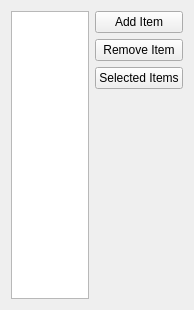
<?xml version="1.0" encoding="UTF-8"?>
<ui version="4.0">
 <class>Widget</class>
 <widget class="QWidget" name="Widget">
  <property name="geometry">
   <rect>
    <x>0</x>
    <y>0</y>
    <width>194</width>
    <height>310</height>
   </rect>
  </property>
  <property name="windowTitle">
   <string>Widget</string>
  </property>
  <layout class="QHBoxLayout" name="horizontalLayout">
   <item>
    <widget class="QListWidget" name="listWidget"/>
   </item>
   <item>
    <layout class="QVBoxLayout" name="verticalLayout">
     <item>
      <widget class="QPushButton" name="addItemButton">
       <property name="text">
        <string>Add Item</string>
       </property>
      </widget>
     </item>
     <item>
      <widget class="QPushButton" name="removeItemButton">
       <property name="text">
        <string>Remove Item</string>
       </property>
      </widget>
     </item>
     <item>
      <widget class="QPushButton" name="selectedItemsButton">
       <property name="text">
        <string>Selected Items</string>
       </property>
      </widget>
     </item>
     <item>
      <spacer name="verticalSpacer">
       <property name="orientation">
        <enum>Qt::Vertical</enum>
       </property>
       <property name="sizeHint" stdset="0">
        <size>
         <width>20</width>
         <height>40</height>
        </size>
       </property>
      </spacer>
     </item>
    </layout>
   </item>
  </layout>
 </widget>
 <resources/>
 <connections/>
</ui>
